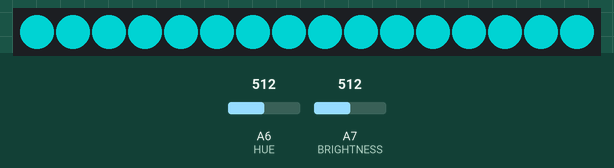
A sketch run on a simulated Arduino Nano, built with avr-gcc and run on an emulated ATmega328P. Parts: 16 RGB LEDs in strip order, left to right. The inputs (shaded band) are chosen by the test bench; at power-on: A6 (HUE) = 512, A7 (BRIGHTNESS) = 512. Dim RGB values are drawn brighter than linear.

Above: at 1.2 s.
1.3 s: A6 (HUE) set to 716
At 2.4 s:
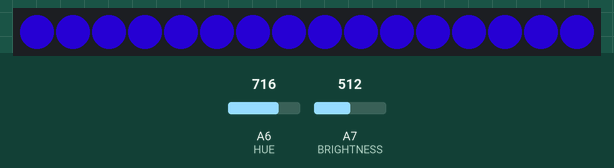
2.8 s: A7 (BRIGHTNESS) set to 15
At 3.2 s:
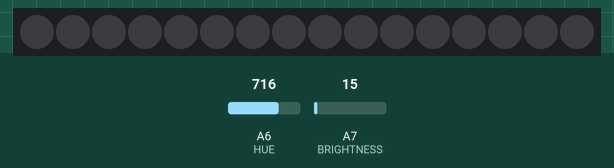
4.3 s: A7 (BRIGHTNESS) set to 35
At 6.0 s:
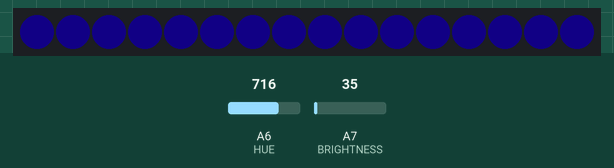
6.3 s: A6 (HUE) set to 900
At 6.9 s:
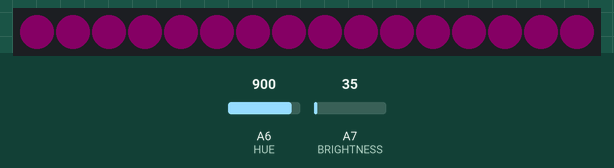
7.8 s: A6 (HUE) set to 1023
At 9.0 s:
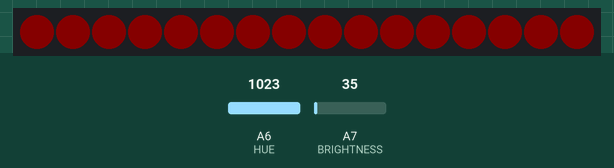
9.3 s: A6 (HUE) set to 306
At 9.9 s:
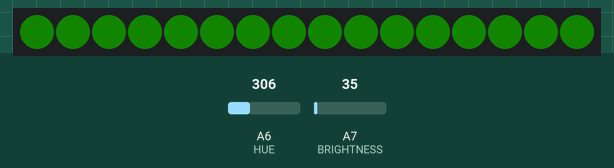
Timing chart, 0 to 11.8 s (numbered marks = the images above; inputs shaded):
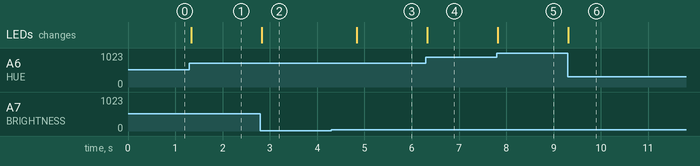

The sketch:

pixelLampen.ino
```cpp
// rili frikin cool potentiometer rgb controller for neopixels ;))) by Plasmoxy

#include <Adafruit_NeoPixel.h>
#include "hsvcolors.h"

// pins
#define PIN 6
#define NUMPIXELS 16
#define BRIGHTNESS A7
#define HUE A6
#define SLEEP_THRESHOLD 25

Adafruit_NeoPixel pixels = Adafruit_NeoPixel(NUMPIXELS, PIN, NEO_GRB + NEO_KHZ800);

int hueVal = 0;
int newHueVal = 0;

int newBrightnessVal = 0;
float brightnessVal = 0;
bool sleeping = false;

void setPixels(int r, int g, int b) {
  uint32_t color = pixels.Color(r, g, b); // pack to 32bit RGB
  for (int i = 0; i < NUMPIXELS; i++) {
    pixels.setPixelColor(i, color);
  }
  pixels.show();
}

void setup() {
  pixels.begin();
  //Serial.begin(9600);
}

void loop() {
  newBrightnessVal = analogRead(BRIGHTNESS);
  //Serial.println(newBrightnessVal);

  if (newBrightnessVal < SLEEP_THRESHOLD) {
    sleeping = true;
    setPixels(0, 0, 0);
  } else {
    sleeping = false;
  }

  if (sleeping) {
    delay(1000);
    return;
  }

  brightnessVal = newBrightnessVal/1024.0;

  newHueVal = map(analogRead(HUE), 0, 1024, 0, 360); // read hue
  // debounce hue
  if (newHueVal > hueVal + 6 || newHueVal < hueVal - 6) {
    hueVal = newHueVal;
  }

  // convert to rgb int[3], get pointer
  int* rgb = hsvToRgb(hueVal, 1.0, brightnessVal);

  // set values on pixels
  setPixels(rgb[0], rgb[1], rgb[2]);

  // some smoothing delay
  delay(50);
}
```

hsvcolors.h
```cpp
int* hsvToRgb(int h, double s, double v) {
  //this is the algorithm to convert from RGB to HSV
  double r=0;
  double g=0;
  double b=0;

  double hf=h/60.0;

  int i=(int)floor(h/60.0);
  double f = h/60.0 - i;
  double pv = v * (1 - s);
  double qv = v * (1 - s*f);
  double tv = v * (1 - s * (1 - f));

  switch (i)
  {
  case 0: //rojo dominante
    r = v;
    g = tv;
    b = pv;
    break;
  case 1: //verde
    r = qv;
    g = v;
    b = pv;
    break;
  case 2:
    r = pv;
    g = v;
    b = tv;
    break;
  case 3: //azul
    r = pv;
    g = qv;
    b = v;
    break;
  case 4:
    r = tv;
    g = pv;
    b = v;
    break;
  case 5: //rojo
    r = v;
    g = pv;
    b = qv;
    break;
  }

  //set each component to a integer value between 0 and 255
  int red=constrain((int)255*r,0,255);
  int green=constrain((int)255*g,0,255);
  int blue=constrain((int)255*b,0,255);

  int* rgb = new int[3];
  rgb[0] = red;
  rgb[1] = green;
  rgb[2] = blue;

  return rgb;
}
```

Measured:
- after the input at 1.3 s, the LEDs: change at once (image 1)
- after the input at 2.8 s, the LEDs: change at once (image 2)
- after the input at 4.3 s, the LEDs: change after 0.53 s (image 3)
- after the input at 6.3 s, the LEDs: change at once (image 4)
- after the input at 7.8 s, the LEDs: change at once (image 5)
- after the input at 9.3 s, the LEDs: change at once (image 6)
